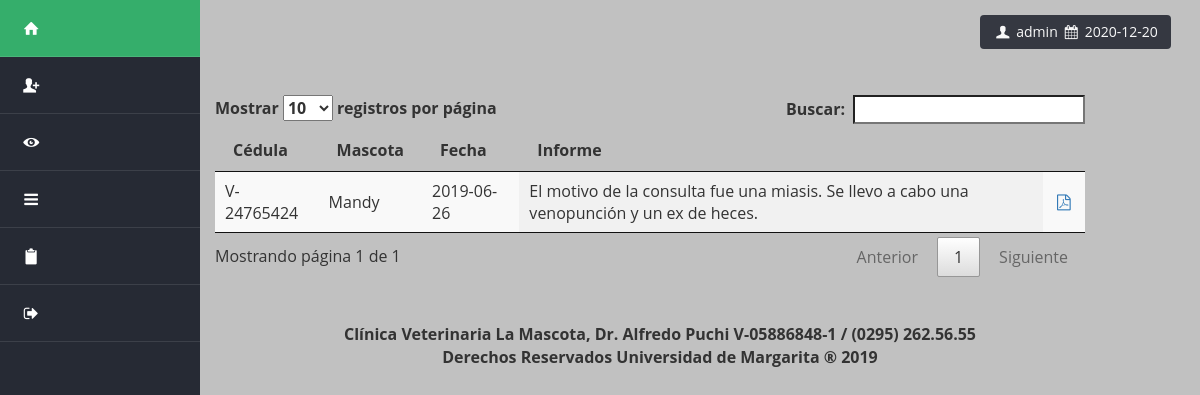
The page /mostrar_informe_medico_dataTable.php (signed in) on the database its author committed.
### tables this page shows
CREATE TABLE `informe_medico` (
  `CEDULA_CLIENTE` varchar(50) NOT NULL,
  `ID_MASCOTA` int(11) NOT NULL,
  `NOMBRE_MASCOTA` varchar(50) NOT NULL,
  `MOTIVO` varchar(50) NOT NULL,
  `PROCEDIMIENTOS` varchar(200) NOT NULL,
  `OBSERVACIONES` varchar(200) NOT NULL,
  `FECHA_CITA` date NOT NULL,
  `PROXIMA_CITA` date NOT NULL,
  `PRECIO` float NOT NULL,
  `INFORME` text NOT NULL,
  `MEDICAMENTOS` varchar(500) NOT NULL
);

CREATE TABLE `mascota` (
  `ID` int(11) NOT NULL AUTO_INCREMENT,
  `NOMBRE` varchar(50) NOT NULL,
  `ESPECIE` varchar(50) NOT NULL,
  `RAZA` varchar(50) NOT NULL,
  `EDAD` date NOT NULL,
  `SEXO` varchar(15) NOT NULL,
  `PESO` varchar(50) NOT NULL,
  `ESTERILIZADO` varchar(10) NOT NULL,
  `CEDULA_CLIENTE` varchar(30) NOT NULL,
  PRIMARY KEY (`ID`)
);

CREATE TABLE `cliente` (
  `NOMBRE` varchar(50) NOT NULL,
  `APELLIDO` varchar(50) NOT NULL,
  `CEDULA` varchar(20) NOT NULL,
  `TELEFONO` varchar(50) NOT NULL,
  `DIRECCION` varchar(200) NOT NULL
);

### mostrar_informe_medico_dataTable.php (the view, shortened to what this page needs)
<?php session_start();
	require 'admin/config.php';
	$conexion = conexion($bd_config);
	$statement = $conexion->prepare("SELECT * FROM informe_medico");
	$statement->execute();
	$resultado = $statement->fetchAll();
	$diaActual=date("d");
	$mesActual=date("m");
	$anioActual=date("Y");
	$fechaActual = $anioActual .'-'. $mesActual .'-'. $diaActual;
?>
<html lang="es">
	<head>
		<link rel="stylesheet" type="text/css" href="data_table/css/bootstrap.min.css">
		<link rel="stylesheet" type="text/css" href="data_table/css/bootstrap-theme.css">
		<link href="data_table/css/jquery.dataTables.min.css" rel="stylesheet">
			<link rel="stylesheet" type="text/css" href="css/fontello.css">
			<link rel="stylesheet" type="text/css" href="css/estilos.css">
	</head>
<body>
	<div class="container-fluid">
			<div class="row">
				<?php require'views/HeadTipo1.php'; ?>
			<button class="wrapper btn" ><span><i class="icon-user"></i></span><?php echo " " .$_SESSION['usuario'] ."  "?><span><i class="icon-calendar"></i></span><?php echo " " .$fechaActual?></button>
			<br>
			<br>
			<br>
			<div class="col-md-9 table-responsive">
				<table class="display" id="mitabla">
					<thead>
						<tr>
							<th>Cédula</th>
							<th>Mascota</th>
							<th>Fecha</th>
							<th>Informe</th>
							<th></th>
						</tr>
					</thead>
					<tbody>
						<?php foreach ($resultado as $row): ?>
							<tr>
								<td><?php echo $row['CEDULA_CLIENTE']; ?></td>
								<td><?php echo $row['NOMBRE_MASCOTA']; ?></td>
								<td><?php echo $row['FECHA_CITA']; ?></td>
								<td><?php echo $row['INFORME']; ?></td>
								<?php
									$statement_cliente = $conexion->prepare("SELECT * FROM cliente WHERE CEDULA = :ci");
									$statement_cliente->execute(array(':ci'=>$row['CEDULA_CLIENTE']));
									$resultado_cliente = $statement_cliente->fetchAll();
									 foreach ($resultado_cliente as $row_cliente):
								?>
								<?php
									$statement_mascota = $conexion->prepare("SELECT * FROM mascota WHERE ID = :id");
									$statement_mascota->execute(array(':id'=>$row['ID_MASCOTA']));
									$resultado_mascota = $statement_mascota->fetchAll();
									 foreach ($resultado_mascota as $row_mascota):
								?>
								<td><a class="icon-file-pdf" href="generar_informe_medico.php?cedula_cliente=<?php echo $row['CEDULA_CLIENTE'].'&id_mascota='.$row['ID_MASCOTA'].'&nombre_mascota='.$row['NOMBRE_MASCOTA'].'&motivo='.$row['MOTIVO'].'&procedimientos='.$row['PROCEDIMIENTOS'].'&observaciones='.$row['OBSERVACIONES'].'&fecha_cita='.$row['FECHA_CITA'].'&proxima_cita='.$row['PROXIMA_CITA'].'&precio='.$row['PRECIO'].'&medicamentos='.$row['MEDICAMENTOS'].'&informe='.$row['INFORME'].'&nombre_cliente='.$row_cliente['NOMBRE'].'&apellido_cliente='.$row_cliente['APELLIDO'].'&raza='.$row_mascota['RAZA'].'&especie='.$row_mascota['ESPECIE'].'&edad='.$row_mascota['EDAD'];?>" target="_blank"></a></td>
							</tr>
								<?php endforeach ?>
							<?php endforeach ?>
						<?php endforeach ?>
					</tbody>
				</table>
				<br>
				<br>
				<p style="text-align:center; margin-left: 20px;"><b>Clínica Veterinaria La Mascota, Dr. Alfredo Puchi V-05886848-1 / (0295) 262.56.55 <br> Derechos Reservados Universidad de Margarita &reg; 2019</b></p>
			</div>
		</div>
	</div>
</body>
</html>

### css/estilos.css (style rules this page uses)
body { background: #C1C1C1; font-size: 16px; font-family: 'Open Sans', sans-serif; }

### mostrar_informe_medico_dataTable.php (style rules this page uses)
.wrapper { margin: 1em; margin-bottom: 0; margin-top: 15px; margin-left: 65%; opacity: 0.9; background-color: #262a34; cursor: pointer; color: white; }

### rows shown on the page
informe_medico: CEDULA_CLIENTE "V-24765424", NOMBRE_MASCOTA "Mandy", FECHA_CITA "2019-06-26", INFORME "El motivo de la consulta fue una miasis. Se llevo a cabo una venopunción y un ex de heces."

### other values the page prints
$_SESSION['usuario'] "admin"
